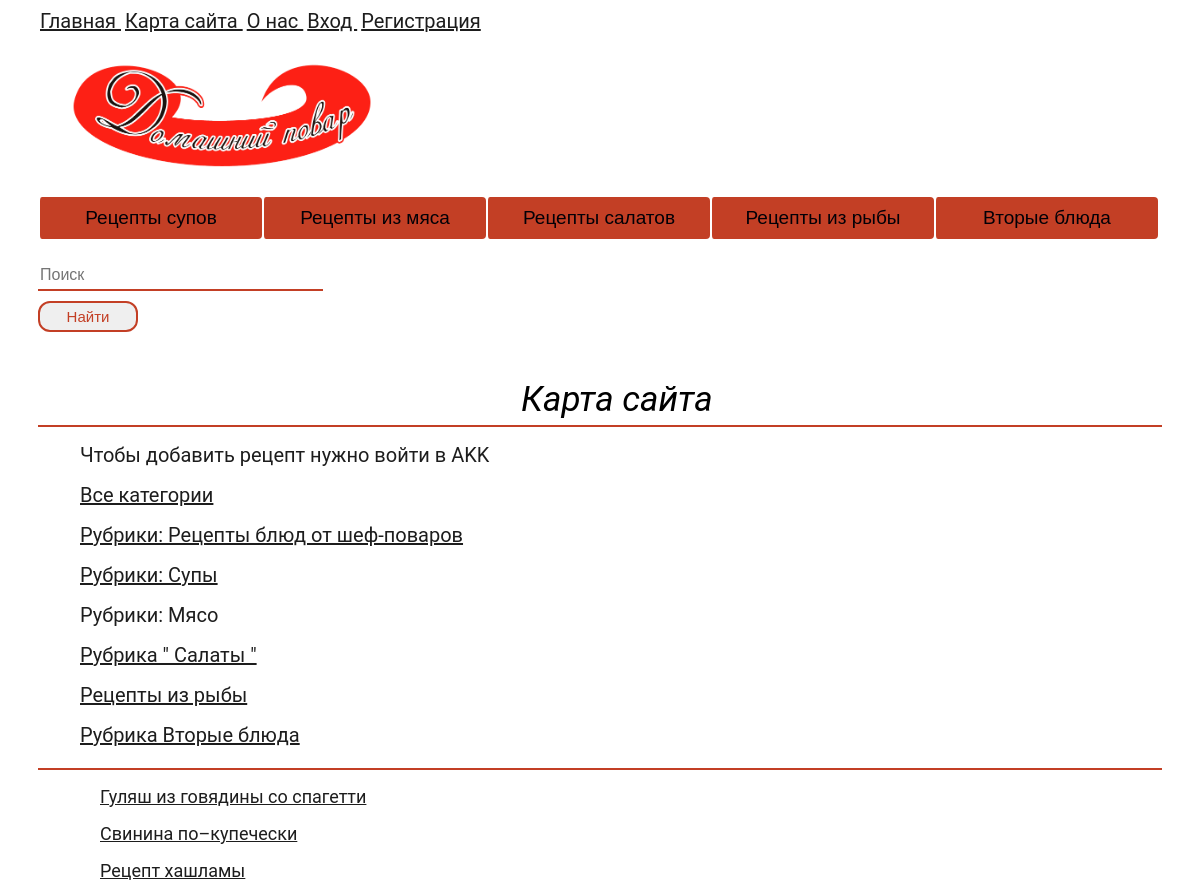
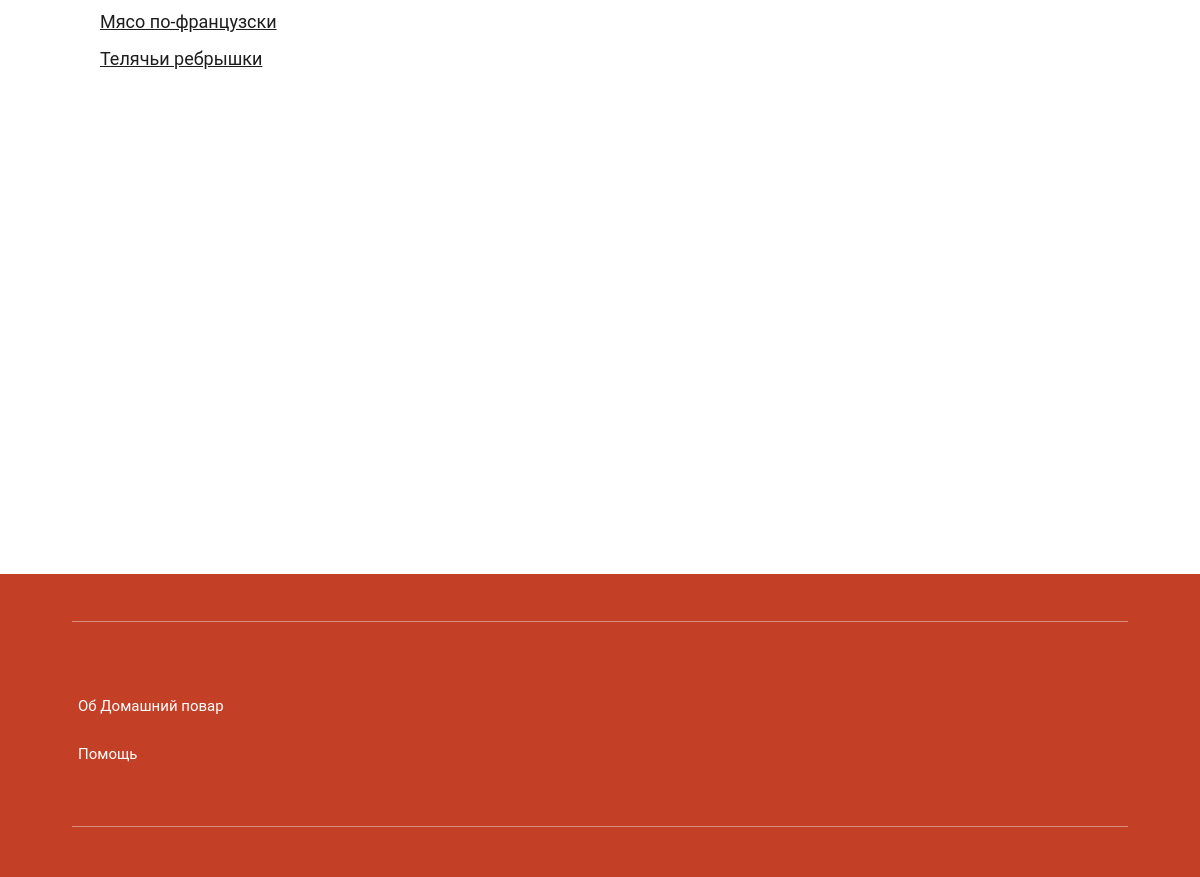
The app's page /map/category/3/ with its own data (2 pictures, top to bottom).
### map/models.py (models this page shows, shortened)
class Category(models.Model):
    name = models.CharField(max_length=200, db_index=True)
    def get_absolute_url(self):
        return reverse('category', kwargs={'cat_id': self.pk})
    class Meta:
        ordering = ['id']

class Heh(models.Model):
    title = models.CharField('Название', max_length=80)
    content = models.TextField(blank=True, null=True, verbose_name="Текст статьи")
    photo = models.ImageField(upload_to="photos/%Y/%m/%d/", null=True, verbose_name="Фото")
    data = models.DateField('Дата публикации')
    cat_id = models.ForeignKey('Category', on_delete=models.PROTECT, null=True, verbose_name="Категории")
    def get_absolute_url(self):
        return reverse('post', kwargs={'post_id': self.pk})
    class Meta:
        verbose_name = 'Рецепт'
        verbose_name_plural = 'Рецепты блюд от шеф-поваро'
        ordering = ['id']

### map/views.py (the view)
# urls.py: path('category/<int:cat_id>/', views.show_category, name='category'),
def show_category(request, cat_id):
    recept = Heh.objects.filter(cat_id=cat_id)
    cats = Category.objects.all()
    return render(request, 'map/map_home.html', {'recept': recept, 'cats': cats, 'cat_selected': cat_id,})

### map/templates/map/map_home.html (shortened to what this page needs)
{% extends 'main/layout.html' %}
{% block content %}
<div class="tovar">
    <div class="container">
    <p style="font-size:35px;" class="tovar__main">Карта сайта</p>
          <div class="tovar__line"></div>
          {% if request.user.is_authenticated %}
          <ul><a class="men" href="{% url 'addrecept' %}">Добавить рецепт</a></ul>
          {% else %}
          <ul><a class="men">Чтобы добавить рецепт нужно войти в AKK</a></ul>
          {% endif %}
          {% if cat_selected == 0 %}
          <ul><a class="men">Все категории</a></ul>
          {% else %}
          <ul><a class="men" href="{% url 'map_home' %}">Все категории</a></ul>
          {% endif %}
          {% for el in cats %}
              {% if el.pk == cat_selected %}
              <ul><a class="men">{{ el.name }}</a></ul>
              {% else %}
              <ul><a class="men" href="{{ el.get_absolute_url }}">{{ el.name }}</a></ul>
              {% endif %}
          {% endfor %}
          <div class="tovar__line"></div>
          {% for p in recept %}
          <ul>
            <a class="men_krt" href="{{ p.get_absolute_url }}">{{ p.title }}</a>
          </ul>
          {% endfor %}
          </div>
      </div>
{% endblock  %}

### main/static/main/css/1style.css (style rules this page uses)
body { margin: 0; padding: 0; font-family: 'Roboto', sans-serif; }
.men { padding: 5px 2px; color: #1D1D1D; font-size: 20px; list-style-type: none; }
.men_krt { padding: 3px 22px; color: #1D1D1D; font-size: 18px; list-style-type: none; }
.tovar { display: flex; justify-content: center; padding-bottom: 89px; margin-top: 100px; }
.tovar__main { font-style: italic; font-size: 16px; text-align: center; }
.tovar__line { border-top: none; border-left: none; border-right: none; border-bottom: 2px solid rgb(195, 63, 37); padding-bottom: 5px; font-size: 16px; }
.tovar .container > p { font-size: 22px; margin-top: -111px; margin-left: 3%; margin-bottom: 0; }
.container { max-width: 1124px; width: 1124px; }
.tovar { margin-top: 150px; }

### records on screen
Category: name "Рубрики: Рецепты блюд от шеф-поваров"
Category: name "Рубрики: Супы"
Category: name "Рубрики: Мясо"
Category: name "Рубрика \" Салаты \""
Category: name "Рецепты из рыбы"
Category: name "Рубрика Вторые блюда"
Heh: title "Гуляш из говядины со спагетти"
Heh: title "Свинина по–купечески"
Heh: title "Рецепт хашламы"
Heh: title "Мясо по-французски"
Heh: title "Телячьи ребрышки"
